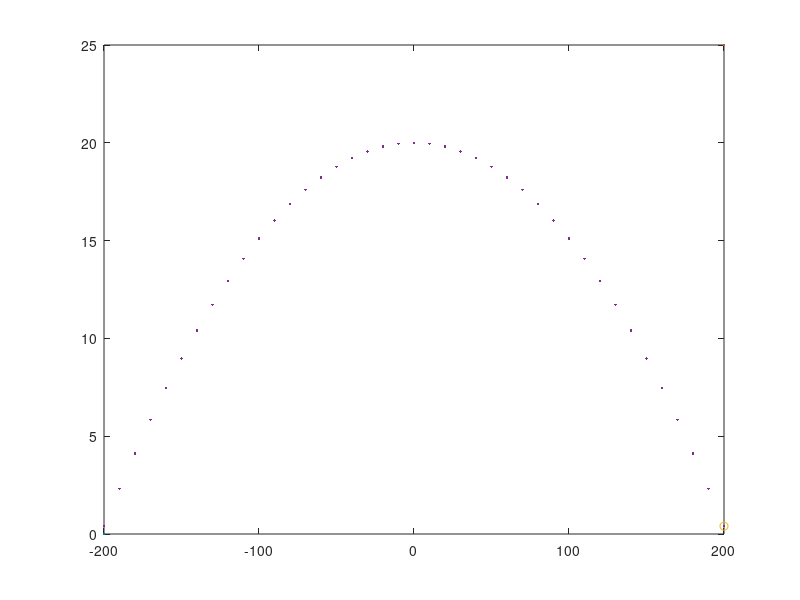

Write MATLAB code to recreate this figure.
t=-2:.1:2;
x=100*t;
y=-9.8/2*t.^2+20;
for i=1:length(t)
plot(-200,0)
hold on
plot(200,25)
plot(x(i),y(i),'o')
plot(x(1:i),y(1:i),'.')
pause(.05)

Image = getframe;
P = frame2im(Image);
number = num2str(i);
extension = '.bmp';
filename = [number,extension];
imwrite(P,eval('filename'), 'bmp');
hold off
end
